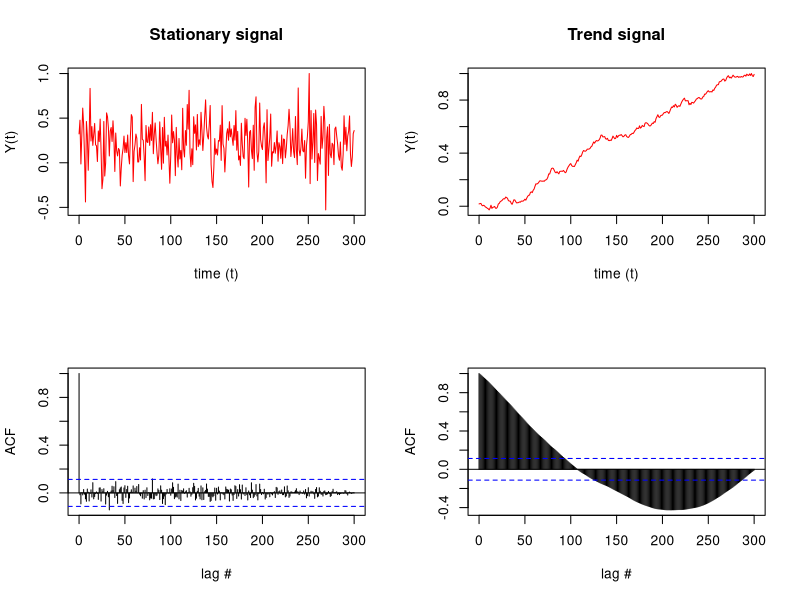

Write R code to recreate this figure.
t = 0:300
y_stationary <- rnorm(length(t),mean=1,sd=1) # the stationary time series (ts)
y_trend      <- cumsum(rnorm(length(t),mean=1,sd=4))+t/100 # our ts with a trend
# lets normalize each for simplicity
y_stationary<- y_stationary/max(y_stationary) 
y_trend      <- y_trend/max(y_trend) 

plot.new()
frame()
par(mfcol=c(2,2))
# the stationary signal and ACF
plot(t,y_stationary,
     type='l',col='red',
     xlab = "time (t)",
     ylab = "Y(t)",
     main = "Stationary signal")
acf(y_stationary,lag.max = length(y_stationary),
    xlab = "lag #", ylab = 'ACF',main=' ')
# the trend signal and ACF
plot(t,y_trend,
     type='l',col='red',
     xlab = "time (t)",
     ylab = "Y(t)",
     main = "Trend signal")
acf(y_trend,lag.max = length(y_trend),
    xlab = "lag #", ylab = 'ACF', main=' ')